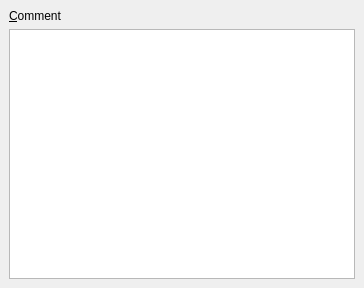
<ui version="4.0" >
 <class>Form</class>
 <widget class="QWidget" name="Form" >
  <property name="geometry" >
   <rect>
    <x>0</x>
    <y>0</y>
    <width>364</width>
    <height>288</height>
   </rect>
  </property>
  <layout class="QGridLayout" >
   <property name="margin" >
    <number>9</number>
   </property>
   <property name="spacing" >
    <number>6</number>
   </property>
   <item row="0" column="0" >
    <widget class="QLabel" name="label" >
     <property name="text" >
      <string>&amp;Comment</string>
     </property>
     <property name="buddy" >
      <cstring>comment</cstring>
     </property>
    </widget>
   </item>
   <item row="1" column="0" >
    <widget class="QTextEdit" name="comment" />
   </item>
  </layout>
 </widget>
 <resources/>
 <connections/>
</ui>
